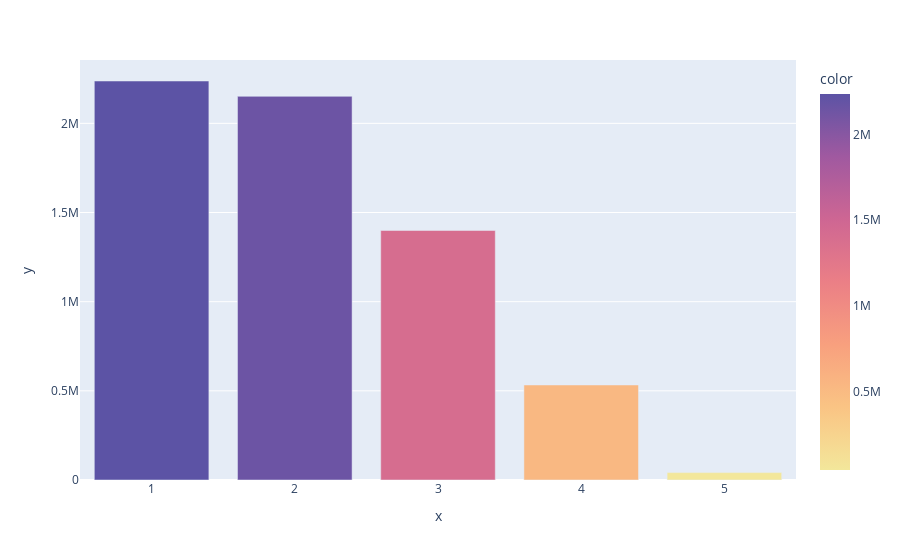

Source (notebook cell):
### Code cell
# plotting the plotly bar chart
figure = px.bar(x = transactions, y = values, color = values, 
  color_continuous_scale = "sunset")
figure.show()

### Figure 1 — Plotly figure (JSON) as saved in the notebook; plotly's stock layout.template omitted (floating-point values rounded to 4 significant figures)
{"data": [{"alignmentgroup": "True", "hovertemplate": "x=%{x}<br>y=%{y}<br>color=%{marker.color}<extra></extra>", "legendgroup": "", "marker": {"color": [2237500, 2151495, 1399284, 532909, 41432], "coloraxis": "coloraxis", "pattern": {"shape": ""}}, "name": "", "offsetgroup": "", "orientation": "v", "showlegend": false, "textposition": "auto", "type": "bar", "x": [1, 2, 3, 4, 5], "xaxis": "x", "y": [2237500, 2151495, 1399284, 532909, 41432], "yaxis": "y"}], "layout": {"barmode": "relative", "coloraxis": {"colorbar": {"title": {"text": "color"}}, "colorscale": [[0, "rgb(243, 231, 155)"], [0.1667, "rgb(250, 196, 132)"], [0.3333, "rgb(248, 160, 126)"], [0.5, "rgb(235, 127, 134)"], [0.6667, "rgb(206, 102, 147)"], [0.8333, "rgb(160, 89, 160)"], [1, "rgb(92, 83, 165)"]]}, "legend": {"tracegroupgap": 0}, "margin": {"t": 60}, "xaxis": {"anchor": "y", "domain": [0, 1], "title": {"text": "x"}}, "yaxis": {"anchor": "x", "domain": [0, 1], "title": {"text": "y"}}}}
